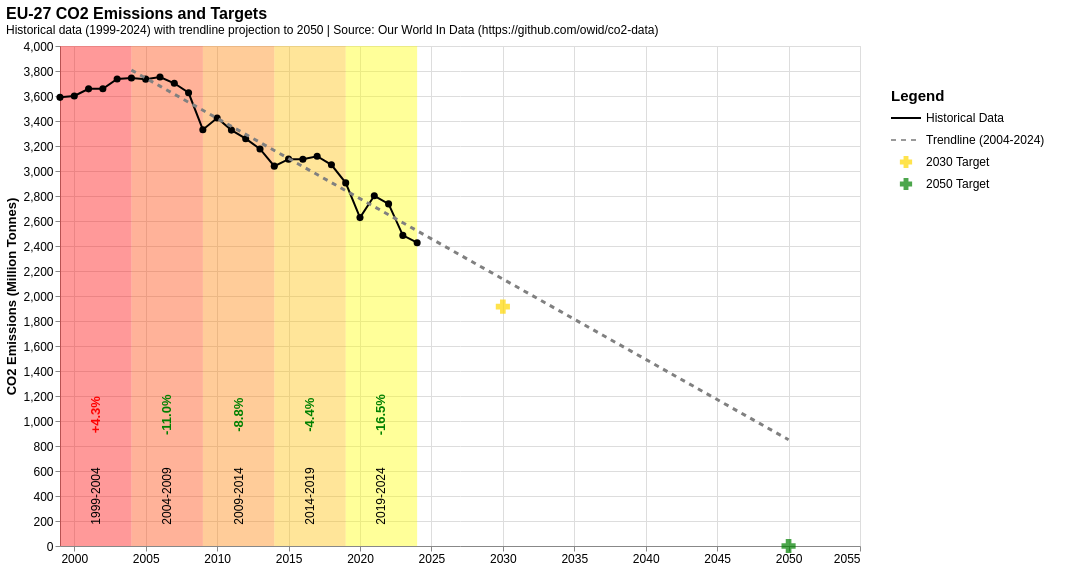

The notebook cell saved with this chart:
### Code cell
# Preview CO2 targets chart via Altair
import altair as alt

chart = alt.Chart.from_dict(vega_spec)
chart

### Figure 1 — Vega-Lite specification as saved in the notebook (floating-point values rounded to 4 significant figures)
{"config": {"view": {"continuousWidth": 300, "continuousHeight": 300}, "axis": {"labelFontSize": 12, "titleFontSize": 13}, "legend": {"labelFontSize": 12, "titleFontSize": 13}, "title": {"fontSize": 16, "subtitleFontSize": 12}}, "hconcat": [{"layer": [{"mark": {"type": "rect", "opacity": 0.4}, "data": {"values": [{"period_start": 1999, "period_end": 2004, "period_label": "1999-2004", "pct_change": 4.297, "color": "rgb(255, 0, 0)", "min_co2": 0, "max_co2": 4000}, {"period_start": 2004, "period_end": 2009, "period_label": "2004-2009", "pct_change": -11.03, "color": "rgb(255, 63, 0)", "min_co2": 0, "max_co2": 4000}, {"period_start": 2009, "period_end": 2014, "period_label": "2009-2014", "pct_change": -8.757, "color": "rgb(255, 127, 0)", "min_co2": 0, "max_co2": 4000}, {"period_start": 2014, "period_end": 2019, "period_label": "2014-2019", "pct_change": -4.407, "color": "rgb(255, 191, 0)", "min_co2": 0, "max_co2": 4000}, {"period_start": 2019, "period_end": 2024, "period_label": "2019-2024", "pct_change": -16.48, "color": "rgb(255, 255, 0)", "min_co2": 0, "max_co2": 4000}]}, "encoding": {"color": {"field": "color", "legend": null, "scale": null, "type": "nominal"}, "tooltip": [{"field": "period_label", "title": "Period", "type": "nominal"}, {"field": "pct_change", "format": ".2f", "title": "Change (%)", "type": "quantitative"}], "x": {"field": "period_start", "scale": {"domain": [1999, 2055], "nice": false}, "type": "quantitative"}, "x2": {"field": "period_end"}, "y": {"field": "min_co2", "scale": {"domain": [0, 4000]}, "type": "quantitative"}, "y2": {"field": "max_co2"}}}, {"mark": {"type": "text", "angle": 270, "baseline": "middle", "fontSize": 12}, "data": {"values": [{"x": 2002.0, "y": 400, "label": "1999-2004"}, {"x": 2006.0, "y": 400, "label": "2004-2009"}, {"x": 2012.0, "y": 400, "label": "2009-2014"}, {"x": 2016.0, "y": 400, "label": "2014-2019"}, {"x": 2022.0, "y": 400, "label": "2019-2024"}]}, "encoding": {"text": {"field": "label", "type": "nominal"}, "x": {"field": "x", "type": "quantitative"}, "y": {"field": "y", "type": "quantitative"}}}, {"mark": {"type": "text", "angle": 270, "baseline": "middle", "fontSize": 13, "fontWeight": "bold"}, "data": {"values": [{"x": 2002.0, "y": 1050, "pct": "+4.3%", "pct_change": 4.297}, {"x": 2006.0, "y": 1050, "pct": "-11.0%", "pct_change": -11.03}, {"x": 2012.0, "y": 1050, "pct": "-8.8%", "pct_change": -8.757}, {"x": 2016.0, "y": 1050, "pct": "-4.4%", "pct_change": -4.407}, {"x": 2022.0, "y": 1050, "pct": "-16.5%", "pct_change": -16.48}]}, "encoding": {"color": {"condition": {"test": "datum.pct_change < 0", "value": "green"}, "value": "red"}, "text": {"field": "pct", "type": "nominal"}, "x": {"field": "x", "type": "quantitative"}, "y": {"field": "y", "type": "quantitative"}}}, {"mark": {"type": "line", "color": "black", "point": {"color": "black", "filled": true, "size": 50}, "strokeWidth": 2}, "data": {"values": [{"year": 1999, "co2": 3589.0}, {"year": 2000, "co2": 3600.0}, {"year": 2001, "co2": 3657.0}, {"year": 2002, "co2": 3657.0}, {"year": 2003, "co2": 3736.0}, {"year": 2004, "co2": 3743.0}, {"year": 2005, "co2": 3735.0}, {"year": 2006, "co2": 3752.0}, {"year": 2007, "co2": 3702.0}, {"year": 2008, "co2": 3626.0}, {"year": 2009, "co2": 3331.0}, {"year": 2010, "co2": 3424.0}, {"year": 2011, "co2": 3327.0}, {"year": 2012, "co2": 3259.0}, {"year": 2013, "co2": 3177.0}, {"year": 2014, "co2": 3039.0}, {"year": 2015, "co2": 3095.0}, {"year": 2016, "co2": 3095.0}, {"year": 2017, "co2": 3118.0}, {"year": 2018, "co2": 3049.0}, {"year": 2019, "co2": 2905.0}, {"year": 2020, "co2": 2627.0}, {"year": 2021, "co2": 2801.0}, {"year": 2022, "co2": 2737.0}, {"year": 2023, "co2": 2485.0}, {"year": 2024, "co2": 2426.0}]}, "encoding": {"tooltip": [{"field": "year", "format": "d", "title": "Year", "type": "quantitative"}, {"field": "co2", "format": ".2f", "title": "CO2 Emissions (Mt)", "type": "quantitative"}], "x": {"axis": {"format": "d", "grid": true, "labelAngle": 0, "tickCount": 12, "title": null}, "field": "year", "scale": {"domain": [1999, 2055], "nice": false}, "type": "quantitative"}, "y": {"axis": {"grid": true, "title": "CO2 Emissions (Million Tonnes)"}, "field": "co2", "scale": {"domain": [0, 4000]}, "type": "quantitative"}}}, {"mark": {"type": "line", "color": "gray", "point": {"opacity": 0, "size": 200}, "strokeDash": [5, 5], "strokeWidth": 3}, "data": {"values": [{"year": 2004, "co2_trend": 3807.0}, {"year": 2005, "co2_trend": 3743.0}, {"year": 2006, "co2_trend": 3679.0}, {"year": 2007, "co2_trend": 3614.0}, {"year": 2008, "co2_trend": 3550.0}, {"year": 2009, "co2_trend": 3486.0}, {"year": 2010, "co2_trend": 3422.0}, {"year": 2011, "co2_trend": 3357.0}, {"year": 2012, "co2_trend": 3293.0}, {"year": 2013, "co2_trend": 3229.0}, {"year": 2014, "co2_trend": 3164.0}, {"year": 2015, "co2_trend": 3100.0}, {"year": 2016, "co2_trend": 3036.0}, {"year": 2017, "co2_trend": 2972.0}, {"year": 2018, "co2_trend": 2907.0}, {"year": 2019, "co2_trend": 2843.0}, {"year": 2020, "co2_trend": 2779.0}, {"year": 2021, "co2_trend": 2714.0}, {"year": 2022, "co2_trend": 2650.0}, {"year": 2023, "co2_trend": 2586.0}, {"year": 2024, "co2_trend": 2522.0}, {"year": 2025, "co2_trend": 2457.0}, {"year": 2026, "co2_trend": 2393.0}, {"year": 2027, "co2_trend": 2329.0}, {"year": 2028, "co2_trend": 2264.0}, {"year": 2029, "co2_trend": 2200.0}, {"year": 2030, "co2_trend": 2136.0}, {"year": 2031, "co2_trend": 2072.0}, {"year": 2032, "co2_trend": 2007.0}, {"year": 2033, "co2_trend": 1943.0}, {"year": 2034, "co2_trend": 1879.0}, {"year": 2035, "co2_trend": 1814.0}, {"year": 2036, "co2_trend": 1750.0}, {"year": 2037, "co2_trend": 1686.0}, {"year": 2038, "co2_trend": 1622.0}, {"year": 2039, "co2_trend": 1557.0}, {"year": 2040, "co2_trend": 1493.0}, {"year": 2041, "co2_trend": 1429.0}, {"year": 2042, "co2_trend": 1364.0}, {"year": 2043, "co2_trend": 1300.0}, {"year": 2044, "co2_trend": 1236.0}, {"year": 2045, "co2_trend": 1172.0}, {"year": 2046, "co2_trend": 1107.0}, {"year": 2047, "co2_trend": 1043.0}, {"year": 2048, "co2_trend": 978.7}, {"year": 2049, "co2_trend": 914.4}, {"year": 2050, "co2_trend": 850.1}]}, "encoding": {"tooltip": [{"field": "year", "format": "d", "title": "Year", "type": "quantitative"}, {"field": "co2_trend", "format": ".2f", "title": "Projected CO2 (Mt)", "type": "quantitative"}], "x": {"field": "year", "type": "quantitative"}, "y": {"field": "co2_trend", "type": "quantitative"}}}, {"mark": {"type": "point", "filled": true, "shape": "cross", "size": 200}, "data": {"values": [{"year": 2030, "co2_target": 1915.0, "target_label": "2030 Target"}, {"year": 2050, "co2_target": 0.0, "target_label": "2050 Target"}]}, "encoding": {"color": {"condition": {"test": "datum.year == 2030", "value": "gold"}, "value": "green"}, "tooltip": [{"field": "target_label", "title": "Target", "type": "nominal"}, {"field": "year", "format": "d", "title": "Year", "type": "quantitative"}, {"field": "co2_target", "format": ".2f", "title": "Target CO2 (Mt)", "type": "quantitative"}], "x": {"field": "year", "type": "quantitative"}, "y": {"field": "co2_target", "type": "quantitative"}}}], "height": 500, "resolve": {"scale": {"x": "shared", "y": "shared"}}, "title": {"text": "EU-27 CO2 Emissions and Targets", "anchor": "start", "subtitle": "Historical data (1999-2024) with trendline projection to 2050 | Source: Our World In Data (https://github.com/owid/co2-data)"}, "width": 800}, {"layer": [{"mark": {"type": "text", "align": "left", "fontSize": 15, "fontWeight": "bold"}, "data": {"values": [{"x": 10, "y": 450, "label": "Legend"}]}, "encoding": {"text": {"field": "label", "type": "nominal"}, "x": {"axis": null, "field": "x", "scale": {"domain": [0, 180]}, "type": "quantitative"}, "y": {"axis": null, "field": "y", "scale": {"domain": [0, 500]}, "type": "quantitative"}}}, {"mark": {"type": "rule", "color": "black", "strokeWidth": 2}, "data": {"values": [{"x1": 10, "x2": 40, "y": 428}]}, "encoding": {"x": {"axis": null, "field": "x1", "scale": {"domain": [0, 180]}, "type": "quantitative"}, "x2": {"field": "x2"}, "y": {"axis": null, "field": "y", "scale": {"domain": [0, 500]}, "type": "quantitative"}}}, {"mark": {"type": "text", "align": "left", "fontSize": 12}, "data": {"values": [{"x": 45, "y": 428, "label": "Historical Data"}]}, "encoding": {"text": {"field": "label", "type": "nominal"}, "x": {"axis": null, "field": "x", "scale": {"domain": [0, 180]}, "type": "quantitative"}, "y": {"axis": null, "field": "y", "scale": {"domain": [0, 500]}, "type": "quantitative"}}}, {"mark": {"type": "rule", "color": "black", "opacity": 0.4, "strokeDash": [5, 5], "strokeWidth": 2}, "data": {"values": [{"x1": 10, "x2": 40, "y": 406}]}, "encoding": {"x": {"axis": null, "field": "x1", "scale": {"domain": [0, 180]}, "type": "quantitative"}, "x2": {"field": "x2"}, "y": {"axis": null, "field": "y", "scale": {"domain": [0, 500]}, "type": "quantitative"}}}, {"mark": {"type": "text", "align": "left", "fontSize": 12}, "data": {"values": [{"x": 45, "y": 406, "label": "Trendline (2004-2024)"}]}, "encoding": {"text": {"field": "label", "type": "nominal"}, "x": {"axis": null, "field": "x", "scale": {"domain": [0, 180]}, "type": "quantitative"}, "y": {"axis": null, "field": "y", "scale": {"domain": [0, 500]}, "type": "quantitative"}}}, {"mark": {"type": "point", "color": "gold", "filled": true, "shape": "cross", "size": 150}, "data": {"values": [{"x": 25, "y": 384}]}, "encoding": {"x": {"axis": null, "field": "x", "scale": {"domain": [0, 180]}, "type": "quantitative"}, "y": {"axis": null, "field": "y", "scale": {"domain": [0, 500]}, "type": "quantitative"}}}, {"mark": {"type": "text", "align": "left", "fontSize": 12}, "data": {"values": [{"x": 45, "y": 384, "label": "2030 Target"}]}, "encoding": {"text": {"field": "label", "type": "nominal"}, "x": {"axis": null, "field": "x", "scale": {"domain": [0, 180]}, "type": "quantitative"}, "y": {"axis": null, "field": "y", "scale": {"domain": [0, 500]}, "type": "quantitative"}}}, {"mark": {"type": "point", "color": "green", "filled": true, "shape": "cross", "size": 150}, "data": {"values": [{"x": 25, "y": 362}]}, "encoding": {"x": {"axis": null, "field": "x", "scale": {"domain": [0, 180]}, "type": "quantitative"}, "y": {"axis": null, "field": "y", "scale": {"domain": [0, 500]}, "type": "quantitative"}}}, {"mark": {"type": "text", "align": "left", "fontSize": 12}, "data": {"values": [{"x": 45, "y": 362, "label": "2050 Target"}]}, "encoding": {"text": {"field": "label", "type": "nominal"}, "x": {"axis": null, "field": "x", "scale": {"domain": [0, 180]}, "type": "quantitative"}, "y": {"axis": null, "field": "y", "scale": {"domain": [0, 500]}, "type": "quantitative"}}}], "height": 500, "view": {"stroke": null}, "width": 180}], "$schema": "https://vega.github.io/schema/vega-lite/v6.json"}
